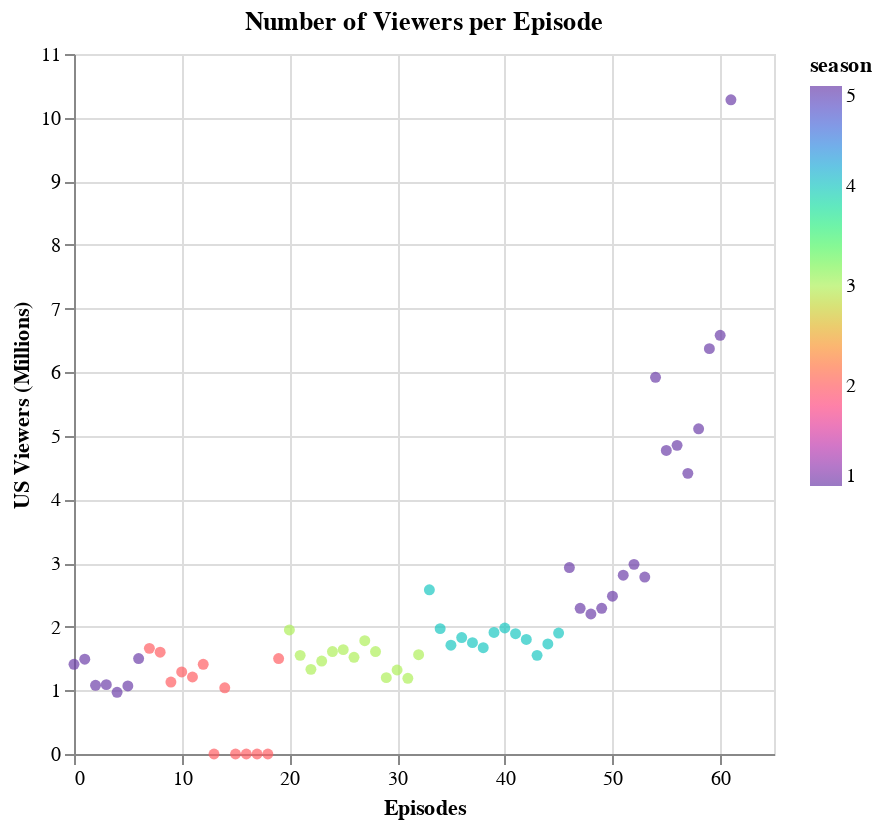

The code cell stored with this chart in its notebook:
### Markdown cell above
## Visualizations

### Code cell
x = alt.Chart(df).mark_circle(color='red').encode(
    x='index',
    y='us-viewers',
    color= alt.Color('season', scale=alt.Scale(scheme='rainbow')),
    tooltip = ["season","episode","year"]
).properties(
     title="Number of Viewers per Episode",
     width=350,
     height=350
)

x.encoding.y.title = 'US Viewers (Millions)'
x.encoding.x.title = 'Episodes'
x.save('bbViews.html')
x

### Figure 1 — Vega-Lite specification as saved in the notebook (floating-point values rounded to 4 significant figures)
{"config": {"view": {"continuousWidth": 400, "continuousHeight": 300}}, "data": {"name": "data-608d1ab4fb742a21457fb202702c10ad"}, "mark": {"type": "circle", "color": "red"}, "encoding": {"color": {"type": "quantitative", "field": "season", "scale": {"scheme": "rainbow"}}, "tooltip": [{"type": "quantitative", "field": "season"}, {"type": "quantitative", "field": "episode"}, {"type": "quantitative", "field": "year"}], "x": {"type": "quantitative", "field": "index", "title": "Episodes"}, "y": {"type": "quantitative", "field": "us-viewers", "title": "US Viewers (Millions)"}}, "height": 350, "title": "Number of Viewers per Episode", "width": 350, "$schema": "https://vega.github.io/schema/vega-lite/v4.8.1.json", "datasets": {"data-608d1ab4fb742a21457fb202702c10ad": [{"season": 1, "episode": 1, "title": "Pilot", "year": 2008, "votes": 23970, "rating": 9.0, "us-viewers": 1.41, "index": 0}, {"season": 1, "episode": 2, "title": "Cat's in the Bag...", "year": 2008, "votes": 17267, "rating": 8.7, "us-viewers": 1.49, "index": 1}, {"season": 1, "episode": 3, "title": "...And the Bag's in the River", "year": 2008, "votes": 16719, "rating": 8.8, "us-viewers": 1.08, "index": 2}, {"season": 1, "episode": 4, "title": "Cancer Man", "year": 2008, "votes": 16211, "rating": 8.3, "us-viewers": 1.09, "index": 3}, {"season": 1, "episode": 5, "title": "Gray Matter", "year": 2008, "votes": 15896, "rating": 8.4, "us-viewers": 0.97, "index": 4}, {"season": 1, "episode": 6, "title": "Crazy Handful of Nothin'", "year": 2008, "votes": 18447, "rating": 9.3, "us-viewers": 1.07, "index": 5}, {"season": 1, "episode": 7, "title": "A No-Rough-Stuff-Type Deal", "year": 2008, "votes": 16208, "rating": 8.9, "us-viewers": 1.5, "index": 6}, {"season": 2, "episode": 1, "title": "Seven Thirty-Seven", "year": 2009, "votes": 14506, "rating": 8.7, "us-viewers": 1.66, "index": 7}, {"season": 2, "episode": 2, "title": "Grilled", "year": 2009, "votes": 16918, "rating": 9.3, "us-viewers": 1.6, "index": 8}, {"season": 2, "episode": 3, "title": "Bit by a Dead Bee", "year": 2009, "votes": 14062, "rating": 8.4, "us-viewers": 1.13, "index": 9}, {"season": 2, "episode": 4, "title": "Down", "year": 2009, "votes": 14193, "rating": 8.3, "us-viewers": 1.29, "index": 10}, {"season": 2, "episode": 5, "title": "Breakage", "year": 2009, "votes": 13761, "rating": 8.4, "us-viewers": 1.21, "index": 11}, {"season": 2, "episode": 6, "title": "Peekaboo", "year": 2009, "votes": 15225, "rating": 8.9, "us-viewers": 1.41, "index": 12}, {"season": 2, "episode": 7, "title": "Negro Y Azul", "year": 2009, "votes": 13720, "rating": 8.7, "us-viewers": 0.0, "index": 13}, {"season": 2, "episode": 8, "title": "Better Call Saul", "year": 2009, "votes": 16213, "rating": 9.2, "us-viewers": 1.04, "index": 14}, {"season": 2, "episode": 9, "title": "4 Days Out", "year": 2009, "votes": 15728, "rating": 9.2, "us-viewers": 0.0, "index": 15}, {"season": 2, "episode": 10, "title": "Over", "year": 2009, "votes": 13450, "rating": 8.6, "us-viewers": 0.0, "index": 16}, {"season": 2, "episode": 11, "title": "Mandala", "year": 2009, "votes": 13903, "rating": 8.9, "us-viewers": 0.0, "index": 17}, {"season": 2, "episode": 12, "title": "Phoenix", "year": 2009, "votes": 15647, "rating": 9.3, "us-viewers": 0.0, "index": 18}, {"season": 2, "episode": 13, "title": "ABQ", "year": 2009, "votes": 15649, "rating": 9.3, "us-viewers": 1.5, "index": 19}, {"season": 3, "episode": 1, "title": "No Más", "year": 2010, "votes": 13324, "rating": 8.6, "us-viewers": 1.95, "index": 20}, {"season": 3, "episode": 2, "title": "Caballo sin Nombre", "year": 2010, "votes": 12912, "rating": 8.7, "us-viewers": 1.55, "index": 21}, {"season": 3, "episode": 3, "title": "I.F.T.", "year": 2010, "votes": 12948, "rating": 8.5, "us-viewers": 1.33, "index": 22}, {"season": 3, "episode": 4, "title": "Green Light", "year": 2010, "votes": 13190, "rating": 8.3, "us-viewers": 1.46, "index": 23}, {"season": 3, "episode": 5, "title": "Más", "year": 2010, "votes": 12557, "rating": 8.7, "us-viewers": 1.61, "index": 24}, {"season": 3, "episode": 6, "title": "Sunset", "year": 2010, "votes": 15028, "rating": 9.3, "us-viewers": 1.64, "index": 25}, {"season": 3, "episode": 7, "title": "One Minute", "year": 2010, "votes": 18580, "rating": 9.6, "us-viewers": 1.52, "index": 26}, {"season": 3, "episode": 8, "title": "I See You", "year": 2010, "votes": 13013, "rating": 8.8, "us-viewers": 1.78, "index": 27}, {"season": 3, "episode": 9, "title": "Kafkaesque", "year": 2010, "votes": 12901, "rating": 8.5, "us-viewers": 1.61, "index": 28}, {"season": 3, "episode": 10, "title": "Fly", "year": 2010, "votes": 22726, "rating": 7.8, "us-viewers": 1.2, "index": 29}, {"season": 3, "episode": 11, "title": "Abiquiu", "year": 2010, "votes": 12778, "rating": 8.5, "us-viewers": 1.32, "index": 30}, {"season": 3, "episode": 12, "title": "Half Measures", "year": 2010, "votes": 17954, "rating": 9.5, "us-viewers": 1.19, "index": 31}, {"season": 3, "episode": 13, "title": "Full Measure", "year": 2010, "votes": 20196, "rating": 9.7, "us-viewers": 1.56, "index": 32}, {"season": 4, "episode": 1, "title": "Box Cutter", "year": 2011, "votes": 16165, "rating": 9.2, "us-viewers": 2.58, "index": 33}, {"season": 4, "episode": 2, "title": "Thirty-Eight Snub", "year": 2011, "votes": 13396, "rating": 8.3, "us-viewers": 1.97, "index": 34}, {"season": 4, "episode": 3, "title": "Open House", "year": 2011, "votes": 13529, "rating": 8.1, "us-viewers": 1.71, "index": 35}, {"season": 4, "episode": 4, "title": "Bullet Points", "year": 2011, "votes": 12631, "rating": 8.7, "us-viewers": 1.83, "index": 36}, {"season": 4, "episode": 5, "title": "Shotgun", "year": 2011, "votes": 12658, "rating": 8.7, "us-viewers": 1.75, "index": 37}, {"season": 4, "episode": 6, "title": "Cornered", "year": 2011, "votes": 12825, "rating": 8.5, "us-viewers": 1.67, "index": 38}, {"season": 4, "episode": 7, "title": "Problem Dog", "year": 2011, "votes": 13352, "rating": 8.9, "us-viewers": 1.91, "index": 39}, {"season": 4, "episode": 8, "title": "Hermanos", "year": 2011, "votes": 15077, "rating": 9.3, "us-viewers": 1.98, "index": 40}, {"season": 4, "episode": 9, "title": "Bug", "year": 2011, "votes": 13476, "rating": 8.9, "us-viewers": 1.89, "index": 41}, {"season": 4, "episode": 10, "title": "Salud", "year": 2011, "votes": 19052, "rating": 9.6, "us-viewers": 1.8, "index": 42}, {"season": 4, "episode": 11, "title": "Crawl Space", "year": 2011, "votes": 22002, "rating": 9.7, "us-viewers": 1.55, "index": 43}, {"season": 4, "episode": 12, "title": "End Times", "year": 2011, "votes": 17070, "rating": 9.5, "us-viewers": 1.73, "index": 44}, {"season": 4, "episode": 13, "title": "Face Off", "year": 2011, "votes": 41062, "rating": 9.9, "us-viewers": 1.9, "index": 45}, {"season": 5, "episode": 1, "title": "Live Free or Die", "year": 2012, "votes": 19061, "rating": 9.3, "us-viewers": 2.93, "index": 46}, {"season": 5, "episode": 2, "title": "Madrigal", "year": 2012, "votes": 16021, "rating": 8.9, "us-viewers": 2.29, "index": 47}, {"season": 5, "episode": 3, "title": "Hazard Pay", "year": 2012, "votes": 15551, "rating": 8.9, "us-viewers": 2.2, "index": 48}, {"season": 5, "episode": 4, "title": "Fifty-One", "year": 2012, "votes": 15658, "rating": 8.9, "us-viewers": 2.29, "index": 49}, {"season": 5, "episode": 5, "title": "Dead Freight", "year": 2012, "votes": 23311, "rating": 9.7, "us-viewers": 2.48, "index": 50}, {"season": 5, "episode": 6, "title": "Buyout", "year": 2012, "votes": 16026, "rating": 9.1, "us-viewers": 2.81, "index": 51}, {"season": 5, "episode": 7, "title": "Say My Name", "year": 2012, "votes": 20586, "rating": 9.6, "us-viewers": 2.98, "index": 52}, {"season": 5, "episode": 8, "title": "Gliding Over All", "year": 2012, "votes": 21263, "rating": 9.6, "us-viewers": 2.78, "index": 53}, {"season": 5, "episode": 9, "title": "Blood Money", "year": 2013, "votes": 20694, "rating": 9.5, "us-viewers": 5.92, "index": 54}, {"season": 5, "episode": 10, "title": "Buried", "year": 2013, "votes": 17946, "rating": 9.2, "us-viewers": 4.77, "index": 55}, {"season": 5, "episode": 11, "title": "Confessions", "year": 2013, "votes": 22112, "rating": 9.6, "us-viewers": 4.85, "index": 56}, {"season": 5, "episode": 12, "title": "Rabid Dog", "year": 2013, "votes": 18740, "rating": 9.2, "us-viewers": 4.41, "index": 57}, {"season": 5, "episode": 13, "title": "To'hajiilee", "year": 2013, "votes": 31591, "rating": 9.8, "us-viewers": 5.11, "index": 58}, {"season": 5, "episode": 14, "title": "Ozymandias", "year": 2013, "votes": 119128, "rating": 10.0, "us-viewers": 6.37, "index": 59}, {"season": 5, "episode": 15, "title": "Granite State", "year": 2013, "votes": 31910, "rating": 9.7, "us-viewers": 6.58, "index": 60}, {"season": 5, "episode": 16, "title": "Felina", "year": 2013, "votes": 84651, "rating": 9.9, "us-viewers": 10.28, "index": 61}]}}
